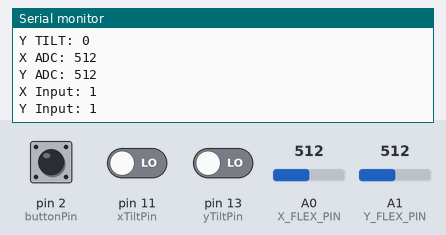
A sketch run on a simulated Arduino Leonardo, built with avr-gcc and run on an emulated ATmega32U4. Shown: the last lines printed to the serial monitor. The test bench sets the inputs (shaded band); at power-on: A0 (X_FLEX_PIN) = 512, A1 (Y_FLEX_PIN) = 512, pin 11 (xTiltPin) LOW, pin 13 (yTiltPin) LOW, pin 2 (buttonPin) LOW. USB keyboard and mouse output is not drawn.

Above: at 1.2 s.
1.3 s: A0 (X_FLEX_PIN) set to 610
At 1.34 s:
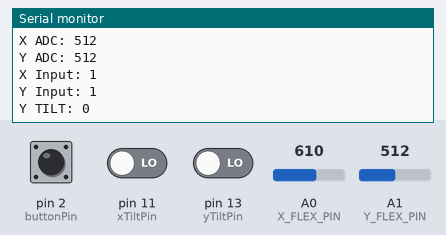
2.8 s: A1 (Y_FLEX_PIN) set to 610
At 3.3 s:
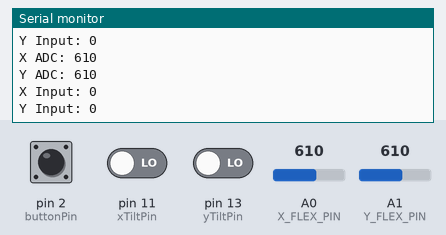
4.3 s: A0 (X_FLEX_PIN) set to 590
At 4.42 s:
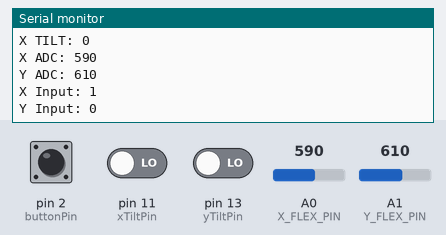
5.8 s: pin 11 (xTiltPin) driven HIGH
7.3 s: A1 (Y_FLEX_PIN) set to 590
At 8.2 s:
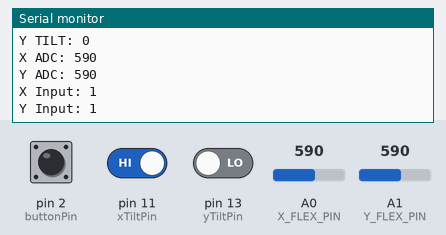
8.8 s: pin 13 (yTiltPin) driven HIGH
Timing chart, 0 to 11.3 s (numbered marks = the images above; inputs shaded):
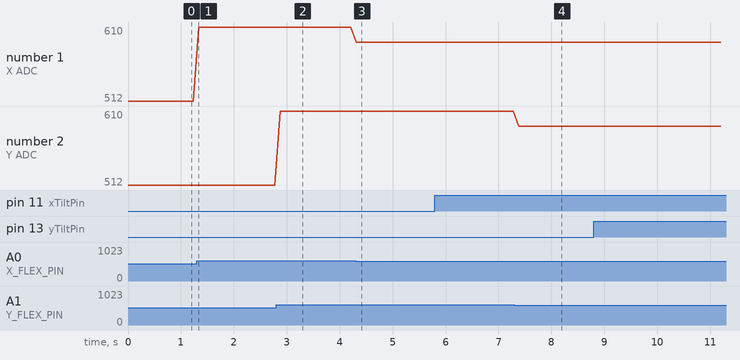

The sketch:

flexy_tilty__mouse.ino
```cpp
#include <Mouse.h>

// Flex sensor pins - 47K ohms
const int X_FLEX_PIN = A0;
const int Y_FLEX_PIN = A1;

const float VCC = 4.98;                     // Measured voltage of 5V line
const float R_DIV = 47000.0;                // Measured resistance of 47k resistor

const float STRAIGHT_R = 37300.0;           // resistance when straight
const float BEND_R = 90000.0;               // resistance at 90 deg

const int bend_threshold = 600;

// Tilt sensor pins
const int xTiltPin = 11;
const int yTiltPin = 13;

const int buttonPin = 2;     // the number of the pushbutton pin

int print_readings = 1;

void setup() {
  Serial.begin(9600);
  Mouse.begin();

  pinMode(xTiltPin, INPUT);
  pinMode(yTiltPin, INPUT);

  pinMode(X_FLEX_PIN, INPUT);
  pinMode(Y_FLEX_PIN, INPUT);

  pinMode(buttonPin, INPUT);
}

void loop() {
  int buttonState = digitalRead(buttonPin);

  int xFlexADC = analogRead(X_FLEX_PIN);
  int yFlexADC = analogRead(Y_FLEX_PIN);

  int xInput = check_bend_threshold(xFlexADC);
  int yInput = check_bend_threshold(yFlexADC);

  if (xInput || yInput) {
    mouseMovement(xInput, yInput, xFlexADC, yFlexADC);
  }

  if (print_readings) {
    int readings[4] = { xFlexADC, yFlexADC, xInput, yInput };
    printReadings(readings);
  }

  delay(100);
}

void mouseMovement(int xInt, int yInt, int xFlex, int yFlex) {
  int x = 0;
  int y = 0;
  if (xInt) {
    int xTiltVal = digitalRead(xTiltPin);
    Serial.println("X TILT: " + String(xTiltVal));
    x = 670 - xFlex;
    x = xTiltVal ? 5 : -5;
  }
  if (yInt) {
    int yTiltVal = digitalRead(yTiltPin);
    Serial.println("Y TILT: " + String(yTiltVal));
    y = 670 - yFlex;
    y = yTiltVal ? 5 : -5;
  }
  Mouse.move(x, y, 0);
}

int check_bend_threshold(float bend) {
  return bend < bend_threshold;
}

void printReadings(int readings[4]) {
  Serial.println("X ADC: " + String(readings[0]));
  Serial.println("Y ADC: " + String(readings[1]));
  Serial.println("X Input: " + String(readings[2]));
  Serial.println("Y Input: " + String(readings[3]));
  Serial.println("\n\n\n");
}
```

Measured:
- after the input at 2.8 s, the serial monitor: prints a new line after 0.08 s (image 2)
- after the input at 4.3 s, the serial monitor: prints a new line at once (image 3)
- after the input at 7.3 s, the serial monitor: prints a new line after 0.09 s (image 4)
- plotted number 1: 512 → 610 after the input at 1.3 s, 610 → 590 after the input at 4.3 s
